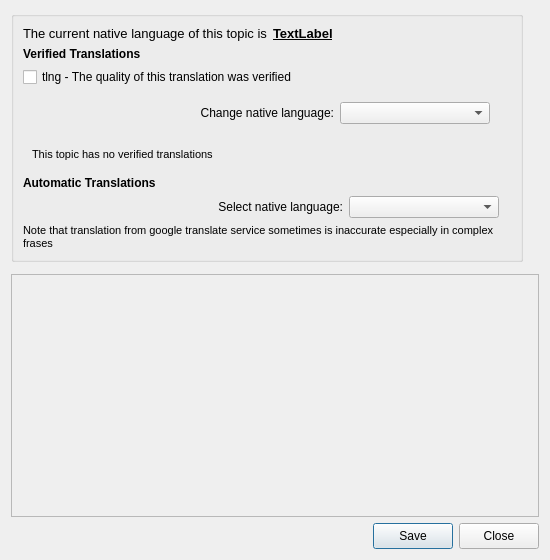
<?xml version="1.0" encoding="UTF-8"?>
<ui version="4.0">
 <class>Translate</class>
 <widget class="QDialog" name="Translate">
  <property name="geometry">
   <rect>
    <x>0</x>
    <y>0</y>
    <width>550</width>
    <height>560</height>
   </rect>
  </property>
  <property name="minimumSize">
   <size>
    <width>550</width>
    <height>560</height>
   </size>
  </property>
  <property name="maximumSize">
   <size>
    <width>16777215</width>
    <height>160000</height>
   </size>
  </property>
  <property name="windowTitle">
   <string>Dialog</string>
  </property>
  <layout class="QVBoxLayout" name="verticalLayout_4">
   <item>
    <widget class="QGroupBox" name="groupBox_2">
     <property name="maximumSize">
      <size>
       <width>512</width>
       <height>16777215</height>
      </size>
     </property>
     <property name="title">
      <string/>
     </property>
     <layout class="QVBoxLayout" name="verticalLayout">
      <item>
       <layout class="QVBoxLayout" name="verticalLayout_3">
        <property name="spacing">
         <number>6</number>
        </property>
        <item>
         <layout class="QHBoxLayout" name="horizontalLayout_5">
          <item>
           <widget class="QLabel" name="label_9">
            <property name="font">
             <font>
              <pointsize>10</pointsize>
             </font>
            </property>
            <property name="text">
             <string>The current native language of this topic is</string>
            </property>
           </widget>
          </item>
          <item>
           <widget class="QLabel" name="label_nativeLang">
            <property name="font">
             <font>
              <pointsize>10</pointsize>
              <weight>75</weight>
              <bold>true</bold>
              <underline>true</underline>
             </font>
            </property>
            <property name="text">
             <string>TextLabel</string>
            </property>
           </widget>
          </item>
         </layout>
        </item>
        <item>
         <widget class="QLabel" name="label_2">
          <property name="font">
           <font>
            <weight>75</weight>
            <bold>true</bold>
           </font>
          </property>
          <property name="text">
           <string>Verified Translations</string>
          </property>
          <property name="alignment">
           <set>Qt::AlignBottom|Qt::AlignLeading|Qt::AlignLeft</set>
          </property>
         </widget>
        </item>
        <item>
         <widget class="QCheckBox" name="checkBox_verifiedtrans">
          <property name="text">
           <string>tlng - The quality of this translation was verified</string>
          </property>
         </widget>
        </item>
        <item>
         <widget class="QWidget" name="widget_verified" native="true">
          <property name="minimumSize">
           <size>
            <width>0</width>
            <height>25</height>
           </size>
          </property>
          <layout class="QHBoxLayout" name="horizontalLayout_2">
           <item>
            <layout class="QHBoxLayout" name="horizontalLayout_3">
             <item>
              <widget class="QLabel" name="label">
               <property name="minimumSize">
                <size>
                 <width>150</width>
                 <height>0</height>
                </size>
               </property>
               <property name="text">
                <string>Change native language:</string>
               </property>
               <property name="alignment">
                <set>Qt::AlignRight|Qt::AlignTrailing|Qt::AlignVCenter</set>
               </property>
              </widget>
             </item>
             <item>
              <widget class="QComboBox" name="comboBox_verified_trans">
               <property name="minimumSize">
                <size>
                 <width>150</width>
                 <height>0</height>
                </size>
               </property>
               <property name="maximumSize">
                <size>
                 <width>150</width>
                 <height>16777215</height>
                </size>
               </property>
               <property name="layoutDirection">
                <enum>Qt::LeftToRight</enum>
               </property>
              </widget>
             </item>
             <item>
              <spacer name="horizontalSpacer">
               <property name="orientation">
                <enum>Qt::Horizontal</enum>
               </property>
               <property name="sizeType">
                <enum>QSizePolicy::Fixed</enum>
               </property>
               <property name="sizeHint" stdset="0">
                <size>
                 <width>12</width>
                 <height>20</height>
                </size>
               </property>
              </spacer>
             </item>
            </layout>
           </item>
          </layout>
         </widget>
        </item>
        <item>
         <widget class="QWidget" name="widget_no_verified" native="true">
          <property name="minimumSize">
           <size>
            <width>0</width>
            <height>25</height>
           </size>
          </property>
          <layout class="QHBoxLayout" name="horizontalLayout_7">
           <item>
            <layout class="QHBoxLayout" name="horizontalLayout_6">
             <item>
              <widget class="QLabel" name="label_info1">
               <property name="font">
                <font>
                 <pointsize>8</pointsize>
                </font>
               </property>
               <property name="text">
                <string>This topic has no verified translations</string>
               </property>
              </widget>
             </item>
            </layout>
           </item>
          </layout>
         </widget>
        </item>
        <item>
         <widget class="QLabel" name="label_5">
          <property name="font">
           <font>
            <weight>75</weight>
            <bold>true</bold>
           </font>
          </property>
          <property name="text">
           <string>Automatic Translations</string>
          </property>
          <property name="alignment">
           <set>Qt::AlignBottom|Qt::AlignLeading|Qt::AlignLeft</set>
          </property>
         </widget>
        </item>
        <item>
         <layout class="QHBoxLayout" name="horizontalLayout_4">
          <item>
           <widget class="QLabel" name="label_7">
            <property name="minimumSize">
             <size>
              <width>150</width>
              <height>0</height>
             </size>
            </property>
            <property name="text">
             <string>Select native language:</string>
            </property>
            <property name="alignment">
             <set>Qt::AlignRight|Qt::AlignTrailing|Qt::AlignVCenter</set>
            </property>
           </widget>
          </item>
          <item>
           <widget class="QComboBox" name="comboBox_nativelang">
            <property name="minimumSize">
             <size>
              <width>150</width>
              <height>0</height>
             </size>
            </property>
            <property name="maximumSize">
             <size>
              <width>150</width>
              <height>16777215</height>
             </size>
            </property>
            <property name="baseSize">
             <size>
              <width>0</width>
              <height>0</height>
             </size>
            </property>
           </widget>
          </item>
          <item>
           <spacer name="horizontalSpacer_2">
            <property name="orientation">
             <enum>Qt::Horizontal</enum>
            </property>
            <property name="sizeType">
             <enum>QSizePolicy::Fixed</enum>
            </property>
            <property name="sizeHint" stdset="0">
             <size>
              <width>12</width>
              <height>20</height>
             </size>
            </property>
           </spacer>
          </item>
         </layout>
        </item>
        <item>
         <widget class="QLabel" name="label_8">
          <property name="font">
           <font>
            <pointsize>8</pointsize>
           </font>
          </property>
          <property name="text">
           <string>Note that translation from google translate service sometimes is inaccurate especially in complex frases</string>
          </property>
          <property name="wordWrap">
           <bool>true</bool>
          </property>
         </widget>
        </item>
       </layout>
      </item>
     </layout>
    </widget>
   </item>
   <item>
    <spacer name="verticalSpacer">
     <property name="orientation">
      <enum>Qt::Vertical</enum>
     </property>
     <property name="sizeType">
      <enum>QSizePolicy::Fixed</enum>
     </property>
     <property name="sizeHint" stdset="0">
      <size>
       <width>20</width>
       <height>6</height>
      </size>
     </property>
    </spacer>
   </item>
   <item>
    <widget class="QScrollArea" name="scrollArea">
     <property name="frameShape">
      <enum>QFrame::StyledPanel</enum>
     </property>
     <property name="frameShadow">
      <enum>QFrame::Plain</enum>
     </property>
     <property name="horizontalScrollBarPolicy">
      <enum>Qt::ScrollBarAsNeeded</enum>
     </property>
     <property name="widgetResizable">
      <bool>true</bool>
     </property>
     <widget class="QWidget" name="scrollAreaWidgetContents">
      <property name="geometry">
       <rect>
        <x>0</x>
        <y>0</y>
        <width>530</width>
        <height>215</height>
       </rect>
      </property>
      <layout class="QVBoxLayout" name="verticalLayout_2">
       <item>
        <layout class="QVBoxLayout" name="layouta"/>
       </item>
      </layout>
     </widget>
    </widget>
   </item>
   <item>
    <layout class="QHBoxLayout" name="horizontalLayout">
     <item>
      <spacer name="horizontalSpacer_3">
       <property name="orientation">
        <enum>Qt::Horizontal</enum>
       </property>
       <property name="sizeHint" stdset="0">
        <size>
         <width>40</width>
         <height>20</height>
        </size>
       </property>
      </spacer>
     </item>
     <item>
      <widget class="QPushButton" name="pushButton_save_trans">
       <property name="minimumSize">
        <size>
         <width>0</width>
         <height>26</height>
        </size>
       </property>
       <property name="maximumSize">
        <size>
         <width>80</width>
         <height>16777215</height>
        </size>
       </property>
       <property name="text">
        <string>Save</string>
       </property>
      </widget>
     </item>
     <item>
      <widget class="QPushButton" name="pushButton_close">
       <property name="minimumSize">
        <size>
         <width>0</width>
         <height>26</height>
        </size>
       </property>
       <property name="text">
        <string>Close</string>
       </property>
      </widget>
     </item>
    </layout>
   </item>
  </layout>
 </widget>
 <resources/>
 <connections/>
</ui>
